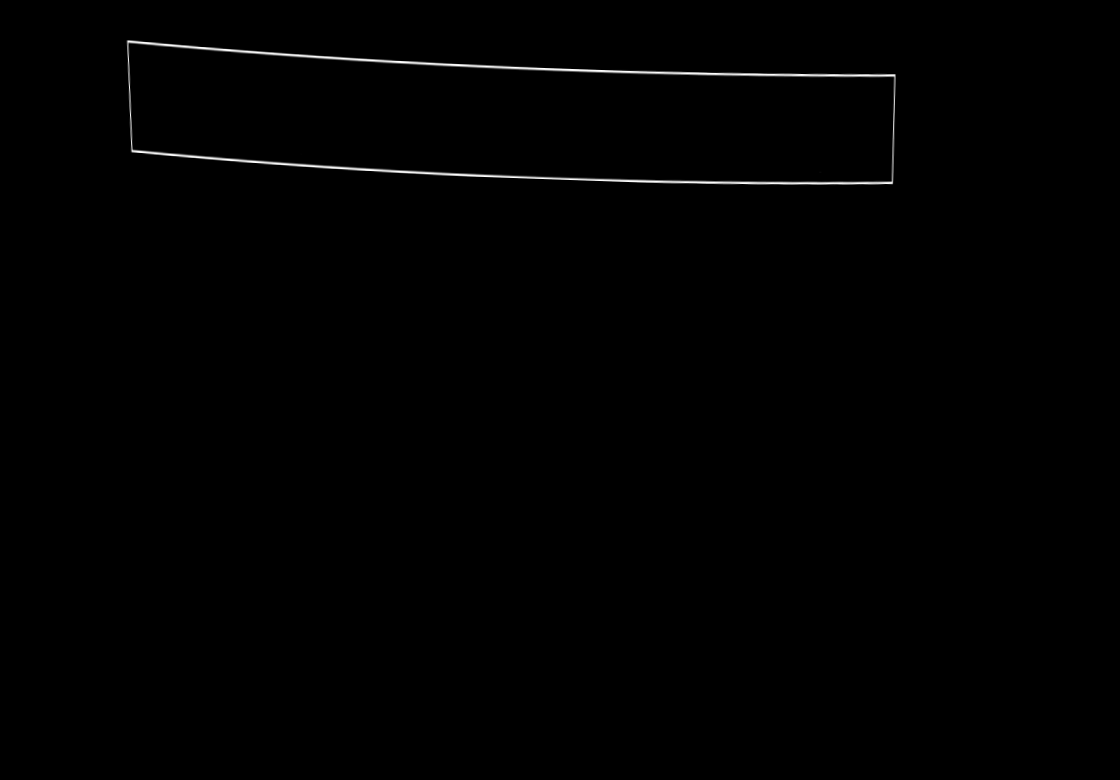
#> input picture Output_Tall_Ind-2.0.png, 1120 x 780 px
$ python crop_test_20190923.py
#> lines starting #> are read from the running program, lines starting #| are printed output that depends on the picture
import numpy as np
import cv2


raw_img1 = cv2.imread("Output_Tall_Ind-2.0.png")
#> raw_img1 is the input picture: shape (780, 1120, 3); min 0, max 255, mean 1.1
raw_img2 = cv2.imread("Output_Tall_AR-2.0.png")
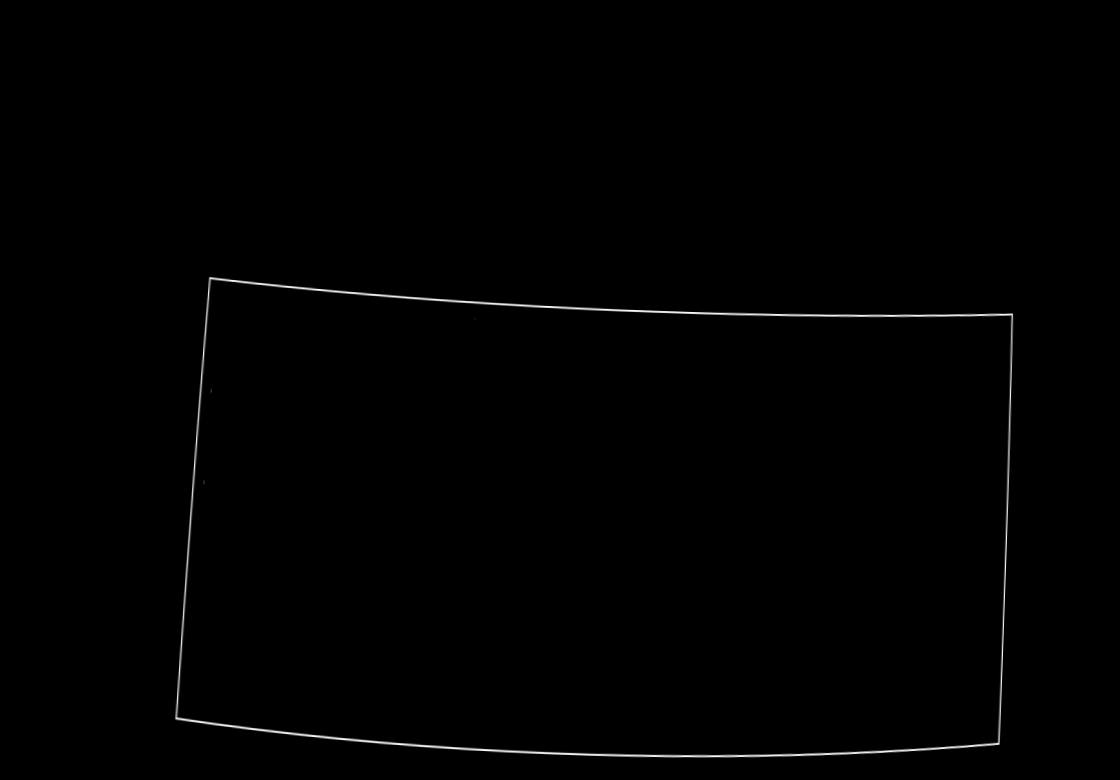
#> input picture Output_Tall_AR-2.0.png, 1120 x 780 px
#> raw_img2 is the input picture: shape (780, 1120, 3); min 0, max 253, mean 1.2

img1 = raw_img1.copy()
img2 = raw_img2.copy()
#crp_AR = cpy_AR [251:780, 1:1120]
img1 = img1[1:250, 1:500]
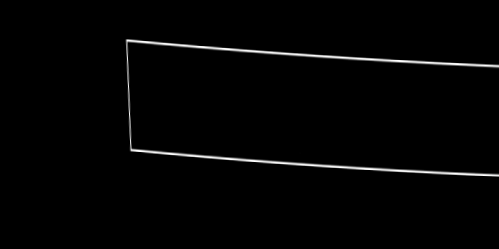
#> img1: shape (249, 499, 3); min 0, max 255, mean 3.7
img2 = img2[250:780, 1:500]
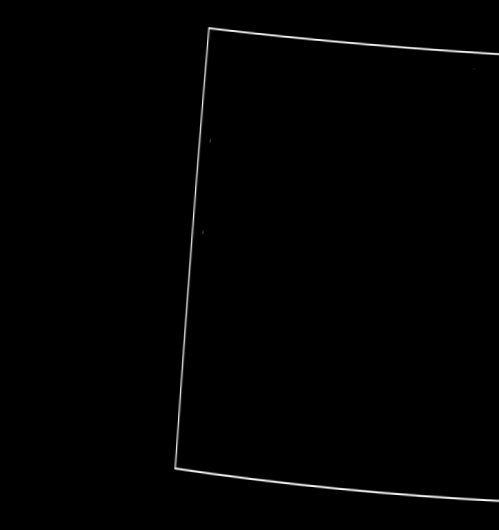
#> img2: shape (530, 499, 3); min 0, max 253, mean 1.7
img3 = cv2.vconcat([img1, img2])
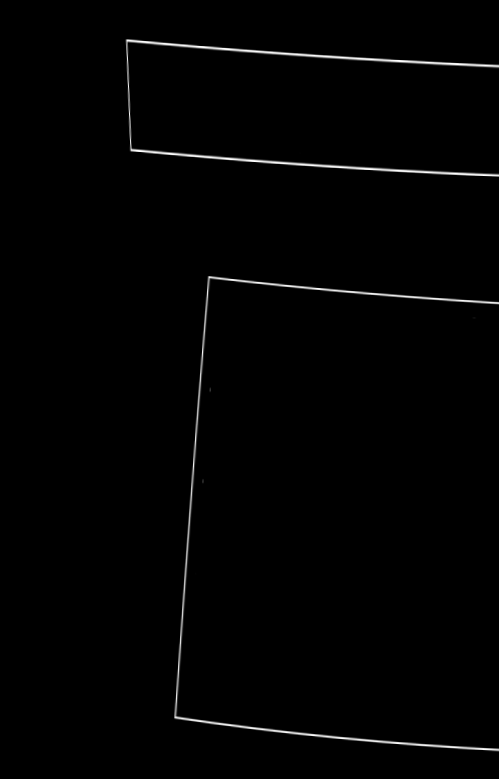
#> img3: shape (779, 499, 3); min 0, max 255, mean 2.3
cv2.imshow('', img3)

cv2.imwrite('merged image.jpeg',img3)

cv2.waitKey(0)
cv2.destroyAllWindows()
